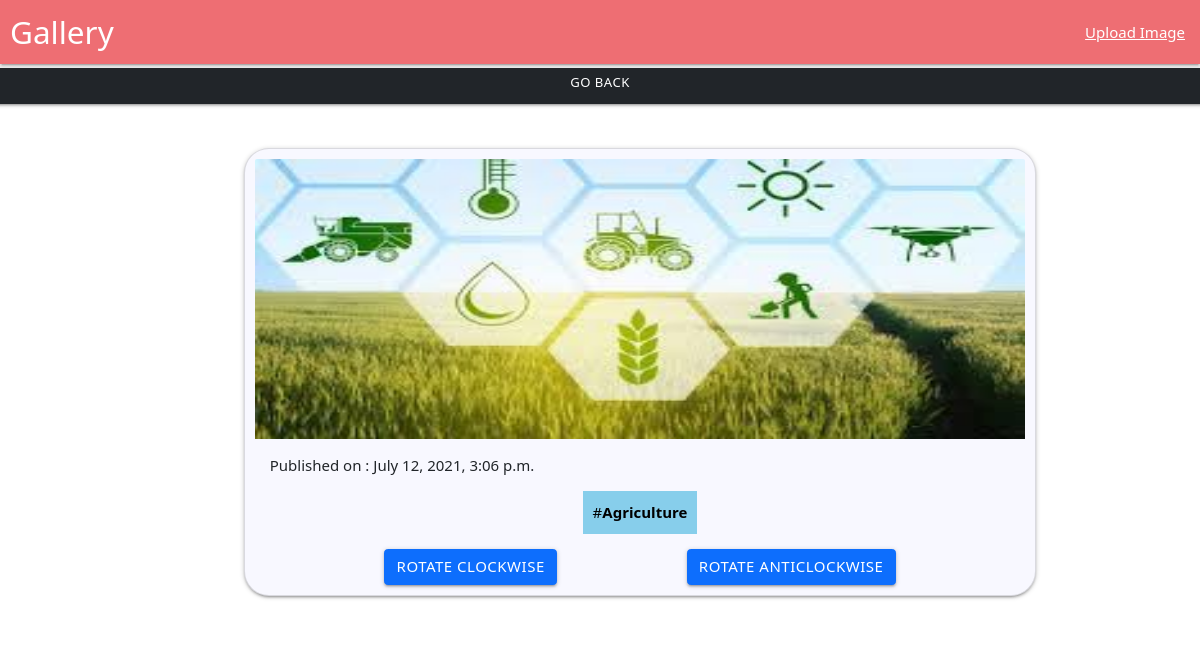
The app's page /gallery/1 with its own data.
### imageGallery/models.py (models this page shows, shortened)
class GalleryImage(models.Model):
    tags = models.ForeignKey('Tags',blank=True,null=True,on_delete=SET_NULL)
    image = models.ImageField(upload_to='media')
    uploaded_at = models.DateTimeField(auto_now_add=True)

class Tags(models.Model):
    name = models.CharField(max_length=200)
    def __str__(self):
        return self.name

### imageGallery/views.py (the view)
# urls.py: path('gallery/<int:pk>',views.specificImg,name="specificImg"),
def specificImg(request, pk):
    try:
        spec = GalleryImage.objects.get(pk=pk)
    except:
        raise Http404
    context = {
        'specImage': spec
    }
    return render(request, 'specific.html', context)

### templates/specific.html (shortened to what this page needs)
{% extends 'base.html' %}
{% block content %}
<div class="row singleImage">
  <a href="{% url 'gallery' %}" class="btn btn-dark btn-block btn-sm m-1">Go Back</a>
  <div class="col-8">
    <div class="card">
      <div class="card-image">
        <img id="rotateImage" src="{{specImage.image.url}}">
        <span class="card-title"></span>
      </div>
      <div class="card-content">
        <p>Published on : {{specImage.uploaded_at}}</p>
      </div>
      <div class="card-tags">
        <p>#<strong>{{specImage.tags}}</strong></p>
      </div>
      <div class="buttons">
        <button class="btn btn-primary" id="rotateClk">Rotate Clockwise</button>
        <button class="btn btn-primary" id="rotateAnti">Rotate Anticlockwise</button>
      </div>
    </div>
  </div>
</div>
{% endblock %}

### static/css/style.css (style rules this page uses)
* { box-sizing: border-box; }
.card { width: 100%; padding: 10px; margin: 40px; background-color: ghostwhite; border-radius: 25px; }
.card-image { height: auto; border-radius: 25px; }
.card-image img { width: 300px; height: 280px; }
.card .card-content { padding: 15px; }
.card .card-tags { text-align: center; display: flex; justify-content: space-evenly; }
.card .card-tags p { background: skyblue; color: black; display: inline; padding: 10px; }
.singleImage { display: flex; justify-content: center; align-items: center; height: auto; }
.buttons { display: flex; justify-content: space-evenly; align-items: center; }

### records on screen
GalleryImage: image (picture), uploaded_at "July 12, 2021, 3:06 p.m.", tags "Agriculture"
